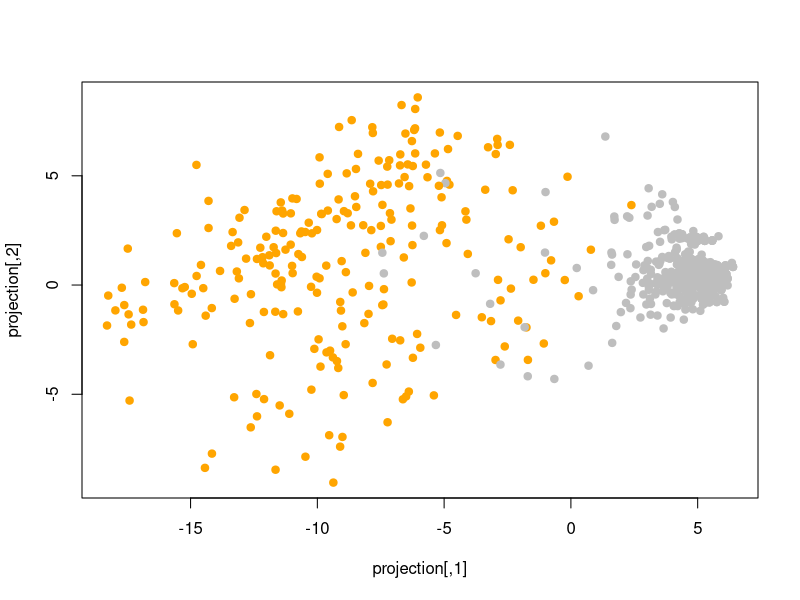

Here is the R script that generated this plot:
## ---- chunk 1
library('mlbench')
data(BreastCancer)

# eliminer les lignes avec des données manquantes
boo.na <- ! apply(BreastCancer, 1, anyNA)

# créer une matrice de données
x <- data.matrix(BreastCancer[boo.na,-c(1,11)])
type <- BreastCancer[boo.na,11]
dim(x)
## ---- chunk 2
Sigma <- cov(x)
## ---- chunk 3
lambda <- eigen(Sigma)$values
lambda
## ---- chunk 4
U <- eigen(Sigma)$vectors

m <- apply(x, 2, mean)

projection <- (x - m) %*% U

col <- c("grey","orange")

plot(projection, 
     pch = 19, 
     col = col[1 + (type == "malignant")])

 mean((projection[,1]<0) == (type == "malignant"))
## ---- chunk 5
x.681 <- x[681,]

m <- apply(log(x), 2, mean)

u.type <- unique(type)

x.681
pred <- u.type[ 1 + ((log(x.681) - m) %*% U[,1] < 0) ]

#La prédiction est 
pred
